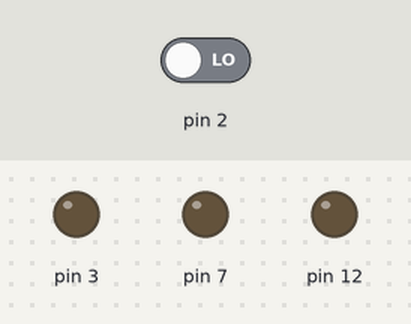
This sketch was run on a simulated Arduino Uno, built with avr-gcc and run on an emulated ATmega328P. On the bench: output pins drawn as LEDs (lit = HIGH). Dashed ring = blinking. The test bench sets the inputs (shaded band); at power-on: pin 2 LOW.

Above: at 1.2 s.
1.3 s: pin 2 driven HIGH
At 1.7 s:
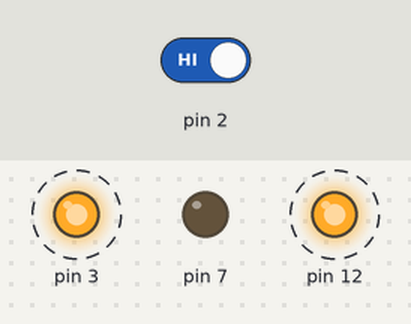
At 2.6 s:
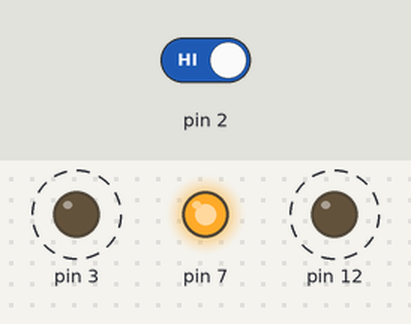
4.3 s: pin 2 driven LOW
At 5.0 s:
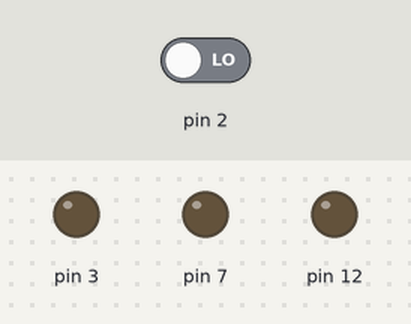
Timing chart, 0 to 7.3 s (numbered marks = the images above; inputs shaded):
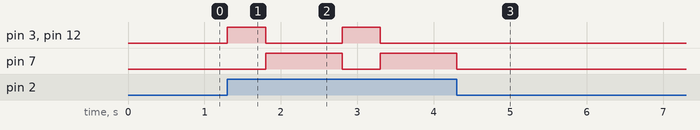

Measured:
- after the input at 1.3 s, pin 3, pin 12: alternates HIGH for 0.50 s and LOW for 1.0 s, starting at once; pin 7: LOW → HIGH after 0.50 s, → LOW 1.0 s later, → HIGH 0.50 s later
- after the input at 4.3 s, pin 3, pin 12: stops changing and stays LOW; pin 7: goes on until 4.3 s, then stays LOW

The sketch:

spd_arduino_02_0011.ino
```cpp
int button = 0;
void setup()
{
 pinMode(2, INPUT);
 pinMode(7, OUTPUT);
 pinMode(12, OUTPUT);
 pinMode(3, OUTPUT);
}

void loop()
{
 button = digitalRead(2);

 if (button == HIGH)
  {
   digitalWrite(7, LOW);

   digitalWrite(12, HIGH);
   digitalWrite(3, HIGH);

   delay(500);

   digitalWrite(7, HIGH);

   digitalWrite(12, LOW);
   digitalWrite(3, LOW);

   delay(1000);
  }
  else
  {
   digitalWrite(7, LOW);
   digitalWrite(12, LOW);
   digitalWrite(3,LOW);
  }
 }
```
